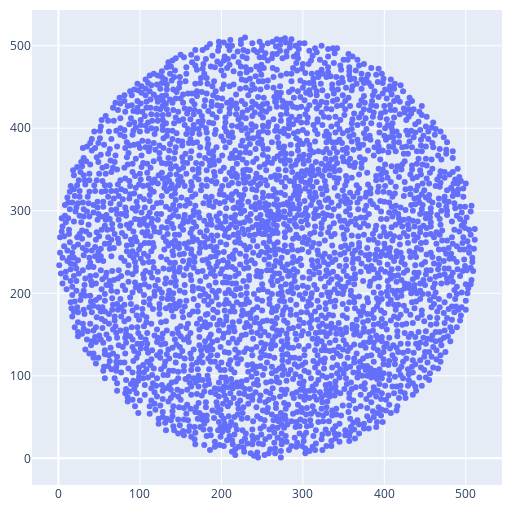

Notebook code cell kept with this figure:
### Markdown cell above
Display the point cloud using Plotly

### Code cell
data = go.Scatter(
    x=points[:,0], 
    y=points[:,1], 
    mode='markers',
)
go.Figure(data=data, layout=layout).show()

### Figure 1 — Plotly figure (JSON) as saved in the notebook; plotly's stock layout.template omitted (floating-point values rounded to 4 significant figures; data arrays with more than 128 entries replaced by an {"elided": "..."} marker saying what was removed)
{"data": [{"mode": "markers", "type": "scatter", "x": {"elided": "3437 int values"}, "y": {"elided": "3437 int values"}}], "layout": {"autosize": false, "height": 512, "margin": {"b": 10, "l": 10, "r": 10, "t": 10}, "width": 512}}
